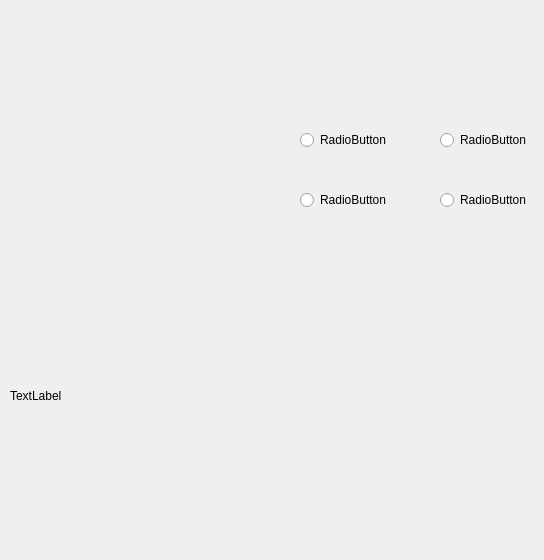
        <widget class="QWidget" name="page_2">
         <widget class="QLabel" name="label_9">
          <property name="geometry">
           <rect>
            <x>10</x>
            <y>240</y>
            <width>351</width>
            <height>311</height>
           </rect>
          </property>
          <property name="text">
           <string>TextLabel</string>
          </property>
         </widget>
         <widget class="QRadioButton" name="radioButton">
          <property name="geometry">
           <rect>
            <x>300</x>
            <y>130</y>
            <width>95</width>
            <height>20</height>
           </rect>
          </property>
          <property name="text">
           <string>RadioButton</string>
          </property>
         </widget>
         <widget class="QRadioButton" name="radioButton_2">
          <property name="geometry">
           <rect>
            <x>440</x>
            <y>130</y>
            <width>95</width>
            <height>20</height>
           </rect>
          </property>
          <property name="text">
           <string>RadioButton</string>
          </property>
         </widget>
         <widget class="QRadioButton" name="radioButton_3">
          <property name="geometry">
           <rect>
            <x>300</x>
            <y>190</y>
            <width>95</width>
            <height>20</height>
           </rect>
          </property>
          <property name="text">
           <string>RadioButton</string>
          </property>
         </widget>
         <widget class="QRadioButton" name="radioButton_4">
          <property name="geometry">
           <rect>
            <x>440</x>
            <y>190</y>
            <width>95</width>
            <height>20</height>
           </rect>
          </property>
          <property name="text">
           <string>RadioButton</string>
          </property>
         </widget>
        </widget>
